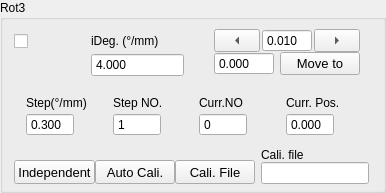
             <widget class="QGroupBox" name="rotary3Group">
              <property name="sizePolicy">
               <sizepolicy hsizetype="Expanding" vsizetype="Expanding">
                <horstretch>0</horstretch>
                <verstretch>0</verstretch>
               </sizepolicy>
              </property>
              <property name="title">
               <string>Rot3</string>
              </property>
              <layout class="QFormLayout" name="formLayout_5">
               <property name="verticalSpacing">
                <number>12</number>
               </property>
               <property name="topMargin">
                <number>0</number>
               </property>
               <property name="bottomMargin">
                <number>6</number>
               </property>
               <item row="0" column="0" colspan="2">
                <layout class="QHBoxLayout" name="horizontalLayout_47" stretch="1,2,0">
                 <property name="spacing">
                  <number>6</number>
                 </property>
                 <item>
                  <layout class="QVBoxLayout" name="verticalLayout_87">
                   <property name="spacing">
                    <number>6</number>
                   </property>
                   <property name="topMargin">
                    <number>9</number>
                   </property>
                   <item>
                    <widget class="QCheckBox" name="activeRot3">
                     <property name="sizePolicy">
                      <sizepolicy hsizetype="Expanding" vsizetype="Preferred">
                       <horstretch>0</horstretch>
                       <verstretch>0</verstretch>
                      </sizepolicy>
                     </property>
                     <property name="toolTip">
                      <string>Active Instrument?</string>
                     </property>
                     <property name="text">
                      <string/>
                     </property>
                     <property name="checked">
                      <bool>false</bool>
                     </property>
                     <property name="mytype" stdset="0">
                      <string>checkbox</string>
                     </property>
                    </widget>
                   </item>
                   <item>
                    <widget class="LedIndicator" name="rotary3Led" native="true">
                     <property name="sizePolicy">
                      <sizepolicy hsizetype="Fixed" vsizetype="Fixed">
                       <horstretch>0</horstretch>
                       <verstretch>0</verstretch>
                      </sizepolicy>
                     </property>
                     <property name="minimumSize">
                      <size>
                       <width>25</width>
                       <height>25</height>
                      </size>
                     </property>
                     <property name="maximumSize">
                      <size>
                       <width>25</width>
                       <height>25</height>
                      </size>
                     </property>
                     <property name="baseSize">
                      <size>
                       <width>0</width>
                       <height>0</height>
                      </size>
                     </property>
                     <property name="mytype" stdset="0">
                      <string>led</string>
                     </property>
                    </widget>
                   </item>
                  </layout>
                 </item>
                 <item>
                  <layout class="QVBoxLayout" name="verticalLayout_73">
                   <property name="spacing">
                    <number>0</number>
                   </property>
                   <property name="leftMargin">
                    <number>12</number>
                   </property>
                   <property name="topMargin">
                    <number>9</number>
                   </property>
                   <property name="rightMargin">
                    <number>12</number>
                   </property>
                   <item>
                    <widget class="QLabel" name="label_52">
                     <property name="sizePolicy">
                      <sizepolicy hsizetype="Expanding" vsizetype="Fixed">
                       <horstretch>0</horstretch>
                       <verstretch>0</verstretch>
                      </sizepolicy>
                     </property>
                     <property name="maximumSize">
                      <size>
                       <width>16777215</width>
                       <height>16777215</height>
                      </size>
                     </property>
                     <property name="text">
                      <string>iDeg. (°/mm)</string>
                     </property>
                     <property name="mytype" stdset="0">
                      <string>label</string>
                     </property>
                    </widget>
                   </item>
                   <item>
                    <widget class="QDoubleSpinBox" name="iRot3">
                     <property name="sizePolicy">
                      <sizepolicy hsizetype="Expanding" vsizetype="Fixed">
                       <horstretch>0</horstretch>
                       <verstretch>0</verstretch>
                      </sizepolicy>
                     </property>
                     <property name="maximumSize">
                      <size>
                       <width>16777215</width>
                       <height>24</height>
                      </size>
                     </property>
                     <property name="buttonSymbols">
                      <enum>QAbstractSpinBox::ButtonSymbols::NoButtons</enum>
                     </property>
                     <property name="decimals">
                      <number>3</number>
                     </property>
                     <property name="value">
                      <double>4.000000000000000</double>
                     </property>
                    </widget>
                   </item>
                  </layout>
                 </item>
                 <item>
                  <widget class="QFrame" name="rotary3Manual">
                   <property name="mytype" stdset="0">
                    <string>inst_manu</string>
                   </property>
                   <layout class="QVBoxLayout" name="verticalLayout_75">
                    <property name="spacing">
                     <number>0</number>
                    </property>
                    <property name="leftMargin">
                     <number>12</number>
                    </property>
                    <property name="rightMargin">
                     <number>12</number>
                    </property>
                    <item>
                     <layout class="QHBoxLayout" name="horizontalLayout_25">
                      <property name="spacing">
                       <number>2</number>
                      </property>
                      <item>
                       <widget class="QToolButton" name="rot3JogL">
                        <property name="sizePolicy">
                         <sizepolicy hsizetype="Expanding" vsizetype="Fixed">
                          <horstretch>0</horstretch>
                          <verstretch>0</verstretch>
                         </sizepolicy>
                        </property>
                        <property name="minimumSize">
                         <size>
                          <width>32</width>
                          <height>0</height>
                         </size>
                        </property>
                        <property name="text">
                         <string>...</string>
                        </property>
                        <property name="arrowType">
                         <enum>Qt::ArrowType::LeftArrow</enum>
                        </property>
                        <property name="mytype" stdset="0">
                         <string>arrowbutton</string>
                        </property>
                       </widget>
                      </item>
                      <item>
                       <widget class="QDoubleSpinBox" name="rotary3JogStep">
                        <property name="sizePolicy">
                         <sizepolicy hsizetype="Preferred" vsizetype="Preferred">
                          <horstretch>0</horstretch>
                          <verstretch>0</verstretch>
                         </sizepolicy>
                        </property>
                        <property name="maximumSize">
                         <size>
                          <width>50</width>
                          <height>24</height>
                         </size>
                        </property>
                        <property name="buttonSymbols">
                         <enum>QAbstractSpinBox::ButtonSymbols::NoButtons</enum>
                        </property>
                        <property name="decimals">
                         <number>3</number>
                        </property>
                        <property name="minimum">
                         <double>-50.000000000000000</double>
                        </property>
                        <property name="maximum">
                         <double>210.000000000000000</double>
                        </property>
                        <property name="value">
                         <double>0.010000000000000</double>
                        </property>
                       </widget>
                      </item>
                      <item>
                       <widget class="QToolButton" name="rot3JogR">
                        <property name="sizePolicy">
                         <sizepolicy hsizetype="Expanding" vsizetype="Fixed">
                          <horstretch>0</horstretch>
                          <verstretch>0</verstretch>
                         </sizepolicy>
                        </property>
                        <property name="minimumSize">
                         <size>
                          <width>32</width>
                          <height>0</height>
                         </size>
                        </property>
                        <property name="text">
                         <string>...</string>
                        </property>
                        <property name="arrowType">
                         <enum>Qt::ArrowType::RightArrow</enum>
                        </property>
                        <property name="mytype" stdset="0">
                         <string>arrowbutton</string>
                        </property>
                       </widget>
                      </item>
                     </layout>
                    </item>
                    <item>
                     <layout class="QHBoxLayout" name="horizontalLayout_34">
                      <property name="spacing">
                       <number>6</number>
                      </property>
                      <item>
                       <widget class="QDoubleSpinBox" name="rot3SetPos">
                        <property name="sizePolicy">
                         <sizepolicy hsizetype="Expanding" vsizetype="Fixed">
                          <horstretch>0</horstretch>
                          <verstretch>0</verstretch>
                         </sizepolicy>
                        </property>
                        <property name="maximumSize">
                         <size>
                          <width>60</width>
                          <height>24</height>
                         </size>
                        </property>
                        <property name="buttonSymbols">
                         <enum>QAbstractSpinBox::ButtonSymbols::NoButtons</enum>
                        </property>
                        <property name="decimals">
                         <number>3</number>
                        </property>
                        <property name="maximum">
                         <double>1000.000000000000000</double>
                        </property>
                       </widget>
                      </item>
                      <item>
                       <widget class="QPushButton" name="rot3MoveTo">
                        <property name="sizePolicy">
                         <sizepolicy hsizetype="Expanding" vsizetype="Fixed">
                          <horstretch>0</horstretch>
                          <verstretch>0</verstretch>
                         </sizepolicy>
                        </property>
                        <property name="maximumSize">
                         <size>
                          <width>80</width>
                          <height>30</height>
                         </size>
                        </property>
                        <property name="font">
                         <font>
                          <pointsize>10</pointsize>
                         </font>
                        </property>
                        <property name="text">
                         <string>Move to</string>
                        </property>
                        <property name="mytype" stdset="0">
                         <string>clickable_button</string>
                        </property>
                       </widget>
                      </item>
                     </layout>
                    </item>
                   </layout>
                  </widget>
                 </item>
                </layout>
               </item>
               <item row="1" column="0" colspan="2">
                <layout class="QHBoxLayout" name="horizontalLayout_35">
                 <property name="leftMargin">
                  <number>12</number>
                 </property>
                 <item>
                  <layout class="QVBoxLayout" name="verticalLayout_76">
                   <property name="spacing">
                    <number>3</number>
                   </property>
                   <item>
                    <widget class="QLabel" name="label_53">
                     <property name="sizePolicy">
                      <sizepolicy hsizetype="Expanding" vsizetype="Fixed">
                       <horstretch>0</horstretch>
                       <verstretch>0</verstretch>
                      </sizepolicy>
                     </property>
                     <property name="text">
                      <string>Step(°/mm)</string>
                     </property>
                     <property name="mytype" stdset="0">
                      <string>label</string>
                     </property>
                    </widget>
                   </item>
                   <item>
                    <widget class="QDoubleSpinBox" name="rotary3Step">
                     <property name="sizePolicy">
                      <sizepolicy hsizetype="Expanding" vsizetype="Fixed">
                       <horstretch>0</horstretch>
                       <verstretch>0</verstretch>
                      </sizepolicy>
                     </property>
                     <property name="maximumSize">
                      <size>
                       <width>48</width>
                       <height>24</height>
                      </size>
                     </property>
                     <property name="buttonSymbols">
                      <enum>QAbstractSpinBox::ButtonSymbols::NoButtons</enum>
                     </property>
                     <property name="decimals">
                      <number>3</number>
                     </property>
                     <property name="value">
                      <double>0.300000000000000</double>
                     </property>
                    </widget>
                   </item>
                  </layout>
                 </item>
                 <item>
                  <layout class="QVBoxLayout" name="verticalLayout_77">
                   <property name="spacing">
                    <number>3</number>
                   </property>
                   <item>
                    <widget class="QLabel" name="label_54">
                     <property name="sizePolicy">
                      <sizepolicy hsizetype="Expanding" vsizetype="Fixed">
                       <horstretch>0</horstretch>
                       <verstretch>0</verstretch>
                      </sizepolicy>
                     </property>
                     <property name="text">
                      <string>Step NO.</string>
                     </property>
                     <property name="mytype" stdset="0">
                      <string>label</string>
                     </property>
                    </widget>
                   </item>
                   <item>
                    <widget class="QSpinBox" name="rotary3StepNO">
                     <property name="sizePolicy">
                      <sizepolicy hsizetype="Expanding" vsizetype="Fixed">
                       <horstretch>0</horstretch>
                       <verstretch>0</verstretch>
                      </sizepolicy>
                     </property>
                     <property name="maximumSize">
                      <size>
                       <width>48</width>
                       <height>24</height>
                      </size>
                     </property>
                     <property name="buttonSymbols">
                      <enum>QAbstractSpinBox::ButtonSymbols::NoButtons</enum>
                     </property>
                     <property name="maximum">
                      <number>10000</number>
                     </property>
                     <property name="value">
                      <number>1</number>
                     </property>
                    </widget>
                   </item>
                  </layout>
                 </item>
                 <item>
                  <layout class="QVBoxLayout" name="verticalLayout_78">
                   <property name="spacing">
                    <number>3</number>
                   </property>
                   <item>
                    <widget class="QLabel" name="label_55">
                     <property name="sizePolicy">
                      <sizepolicy hsizetype="Expanding" vsizetype="Fixed">
                       <horstretch>0</horstretch>
                       <verstretch>0</verstretch>
                      </sizepolicy>
                     </property>
                     <property name="text">
                      <string>Curr.NO</string>
                     </property>
                     <property name="mytype" stdset="0">
                      <string>label</string>
                     </property>
                    </widget>
                   </item>
                   <item>
                    <widget class="QSpinBox" name="rotary3CurrStepNO">
                     <property name="sizePolicy">
                      <sizepolicy hsizetype="Expanding" vsizetype="Fixed">
                       <horstretch>0</horstretch>
                       <verstretch>0</verstretch>
                      </sizepolicy>
                     </property>
                     <property name="maximumSize">
                      <size>
                       <width>48</width>
                       <height>24</height>
                      </size>
                     </property>
                     <property name="buttonSymbols">
                      <enum>QAbstractSpinBox::ButtonSymbols::NoButtons</enum>
                     </property>
                     <property name="mytype" stdset="0">
                      <string>intNO</string>
                     </property>
                    </widget>
                   </item>
                  </layout>
                 </item>
                 <item>
                  <layout class="QVBoxLayout" name="verticalLayout_88">
                   <property name="spacing">
                    <number>3</number>
                   </property>
                   <item>
                    <widget class="QLabel" name="label_56">
                     <property name="sizePolicy">
                      <sizepolicy hsizetype="Expanding" vsizetype="Fixed">
                       <horstretch>0</horstretch>
                       <verstretch>0</verstretch>
                      </sizepolicy>
                     </property>
                     <property name="text">
                      <string>Curr. Pos.</string>
                     </property>
                     <property name="mytype" stdset="0">
                      <string>label</string>
                     </property>
                    </widget>
                   </item>
                   <item>
                    <widget class="QDoubleSpinBox" name="rot3CurrPos">
                     <property name="sizePolicy">
                      <sizepolicy hsizetype="Expanding" vsizetype="Fixed">
                       <horstretch>0</horstretch>
                       <verstretch>0</verstretch>
                      </sizepolicy>
                     </property>
                     <property name="maximumSize">
                      <size>
                       <width>48</width>
                       <height>24</height>
                      </size>
                     </property>
                     <property name="buttonSymbols">
                      <enum>QAbstractSpinBox::ButtonSymbols::NoButtons</enum>
                     </property>
                     <property name="decimals">
                      <number>3</number>
                     </property>
                     <property name="minimum">
                      <double>-10.000000000000000</double>
                     </property>
                     <property name="maximum">
                      <double>1000.000000000000000</double>
                     </property>
                    </widget>
                   </item>
                  </layout>
                 </item>
                </layout>
               </item>
               <item row="2" column="0">
                <layout class="QHBoxLayout" name="horizontalLayout_39">
                 <property name="topMargin">
                  <number>12</number>
                 </property>
                 <item>
                  <widget class="QPushButton" name="Rot_stages_couple">
                   <property name="sizePolicy">
                    <sizepolicy hsizetype="Expanding" vsizetype="Fixed">
                     <horstretch>0</horstretch>
                     <verstretch>0</verstretch>
                    </sizepolicy>
                   </property>
                   <property name="maximumSize">
                    <size>
                     <width>16777215</width>
                     <height>32</height>
                    </size>
                   </property>
                   <property name="font">
                    <font>
                     <pointsize>10</pointsize>
                    </font>
                   </property>
                   <property name="toolTip">
                    <string>&lt;html&gt;&lt;head/&gt;&lt;body&gt;&lt;p&gt;&lt;span style=&quot; font-weight:700;&quot;&gt;Rotation stage coupling:&lt;/span&gt;&lt;/p&gt;&lt;p&gt;&lt;span style=&quot; font-weight:700;&quot;&gt;'Independent'&lt;/span&gt;: each rotation stage follows its own angle sequence; a stage whose step number is 1 stays at its initial angle and never moves;&lt;/p&gt;&lt;p&gt;&lt;span style=&quot; font-weight:700;&quot;&gt;'Coupled'&lt;/span&gt;: Rotary1, Rotary2 and Rotary3 step together, one angle each per polarization point, so all three must be given the same number of steps;&lt;/p&gt;&lt;p&gt;Importing a calibration file forces coupled for that scan, whatever this button shows.&lt;/p&gt;&lt;/body&gt;&lt;/html&gt;</string>
                   </property>
                   <property name="text">
                    <string>Independent</string>
                   </property>
                   <property name="checkable">
                    <bool>true</bool>
                   </property>
                   <property name="checked">
                    <bool>false</bool>
                   </property>
                   <property name="mytype" stdset="0">
                    <string>checkable_button</string>
                   </property>
                  </widget>
                 </item>
                 <item>
                  <widget class="QPushButton" name="pol_cali_mode">
                   <property name="sizePolicy">
                    <sizepolicy hsizetype="Expanding" vsizetype="Fixed">
                     <horstretch>0</horstretch>
                     <verstretch>0</verstretch>
                    </sizepolicy>
                   </property>
                   <property name="maximumSize">
                    <size>
                     <width>16777215</width>
                     <height>30</height>
                    </size>
                   </property>
                   <property name="font">
                    <font>
                     <pointsize>10</pointsize>
                    </font>
                   </property>
                   <property name="toolTip">
                    <string>&lt;html&gt;&lt;head/&gt;&lt;body&gt;&lt;p&gt;Choose calibration method for polarization dependent measurement:&lt;/p&gt;&lt;p&gt;&lt;span style=&quot; font-weight:700;&quot;&gt;'Auto Cali.'&lt;/span&gt;:  automatically calibrate polarization dependence by setting synchronization correction angle_steps;&lt;/p&gt;&lt;p&gt;&lt;span style=&quot; font-weight:700;&quot;&gt; 'Cali. Data'&lt;/span&gt;:  import calibration data obtained from manually calibration  &lt;/p&gt;&lt;/body&gt;&lt;/html&gt;</string>
                   </property>
                   <property name="text">
                    <string>Auto Cali.</string>
                   </property>
                   <property name="checkable">
                    <bool>true</bool>
                   </property>
                   <property name="checked">
                    <bool>false</bool>
                   </property>
                   <property name="mytype" stdset="0">
                    <string>checkable_button</string>
                   </property>
                  </widget>
                 </item>
                 <item>
                  <widget class="QPushButton" name="load_cali_file">
                   <property name="sizePolicy">
                    <sizepolicy hsizetype="Expanding" vsizetype="Fixed">
                     <horstretch>0</horstretch>
                     <verstretch>0</verstretch>
                    </sizepolicy>
                   </property>
                   <property name="maximumSize">
                    <size>
                     <width>16777215</width>
                     <height>30</height>
                    </size>
                   </property>
                   <property name="font">
                    <font>
                     <pointsize>10</pointsize>
                    </font>
                   </property>
                   <property name="toolTip">
                    <string>&lt;html&gt;&lt;head/&gt;&lt;body&gt;&lt;p&gt;Import calibration data for polarization scan&lt;/p&gt;&lt;/body&gt;&lt;/html&gt;</string>
                   </property>
                   <property name="text">
                    <string>Cali. File</string>
                   </property>
                   <property name="mytype" stdset="0">
                    <string>clickable_button</string>
                   </property>
                  </widget>
                 </item>
                </layout>
               </item>
               <item row="2" column="1">
                <layout class="QVBoxLayout" name="verticalLayout_85">
                 <property name="spacing">
                  <number>0</number>
                 </property>
                 <property name="rightMargin">
                  <number>3</number>
                 </property>
                 <item>
                  <widget class="QLabel" name="label_57">
                   <property name="sizePolicy">
                    <sizepolicy hsizetype="Expanding" vsizetype="Expanding">
                     <horstretch>0</horstretch>
                     <verstretch>0</verstretch>
                    </sizepolicy>
                   </property>
                   <property name="text">
                    <string>Cali. file</string>
                   </property>
                   <property name="mytype" stdset="0">
                    <string>label</string>
                   </property>
                  </widget>
                 </item>
                 <item>
                  <widget class="QLineEdit" name="cali_file_path">
                   <property name="sizePolicy">
                    <sizepolicy hsizetype="Expanding" vsizetype="Fixed">
                     <horstretch>0</horstretch>
                     <verstretch>0</verstretch>
                    </sizepolicy>
                   </property>
                   <property name="maximumSize">
                    <size>
                     <width>16777215</width>
                     <height>16777215</height>
                    </size>
                   </property>
                  </widget>
                 </item>
                </layout>
               </item>
              </layout>
             </widget>
